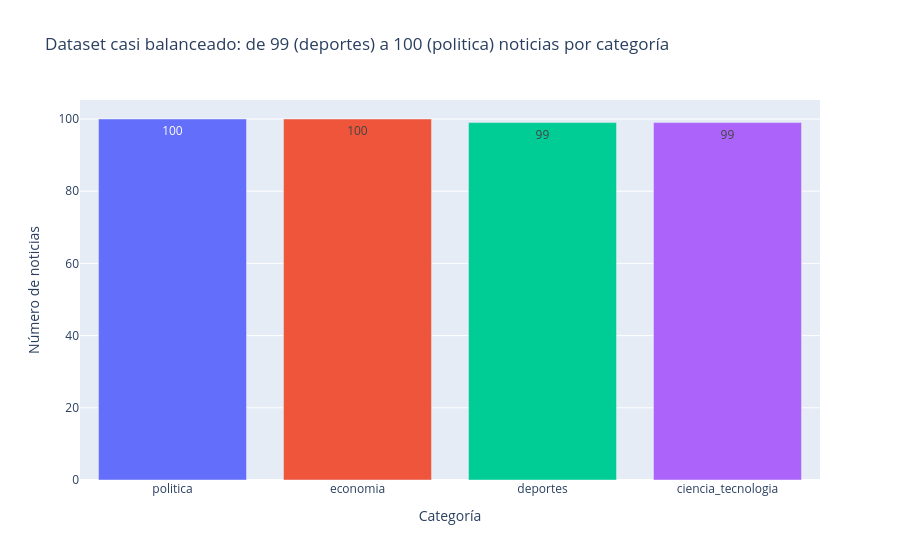

Write notebook code for a chart like this one.
### Markdown cell above
## 6. Análisis exploratorio (EDA)

Los títulos de los gráficos se calculan con los datos, para que expresen la conclusión y no solo la variable.

### Code cell
df["largo_titular"] = df["titular"].str.len()
df["fecha_dt"] = pd.to_datetime(df["fecha"], errors="coerce")

# Gráfico 1: distribución por categoría
conteo = df["etiqueta"].value_counts().reindex(CATEGORIAS).reset_index()
conteo.columns = ["etiqueta", "noticias"]
mayor = conteo.loc[conteo["noticias"].idxmax()]
menor = conteo.loc[conteo["noticias"].idxmin()]
if mayor["noticias"] == menor["noticias"]:
    titulo1 = f"Dataset perfectamente balanceado: {mayor['noticias']} noticias en cada una de las 4 categorías"
else:
    titulo1 = (f"Dataset casi balanceado: de {menor['noticias']} ({menor['etiqueta']}) "
               f"a {mayor['noticias']} ({mayor['etiqueta']}) noticias por categoría")
fig1 = px.bar(conteo, x="etiqueta", y="noticias", color="etiqueta", text="noticias", title=titulo1,
              labels={"etiqueta": "Categoría", "noticias": "Número de noticias"})
fig1.update_layout(showlegend=False)
fig1.show()

### Figure 1 — Plotly figure (JSON) as saved in the notebook; plotly's stock layout.template omitted (floating-point values rounded to 4 significant figures)
{"data": [{"hovertemplate": "Categoría=%{x}<br>Número de noticias=%{text}<extra></extra>", "legendgroup": "politica", "marker": {"color": "#636efa", "pattern": {"shape": ""}}, "name": "politica", "orientation": "v", "showlegend": true, "text": [100.0], "textposition": "auto", "type": "bar", "x": ["politica"], "xaxis": "x", "y": [100], "yaxis": "y"}, {"hovertemplate": "Categoría=%{x}<br>Número de noticias=%{text}<extra></extra>", "legendgroup": "economia", "marker": {"color": "#EF553B", "pattern": {"shape": ""}}, "name": "economia", "orientation": "v", "showlegend": true, "text": [100.0], "textposition": "auto", "type": "bar", "x": ["economia"], "xaxis": "x", "y": [100], "yaxis": "y"}, {"hovertemplate": "Categoría=%{x}<br>Número de noticias=%{text}<extra></extra>", "legendgroup": "deportes", "marker": {"color": "#00cc96", "pattern": {"shape": ""}}, "name": "deportes", "orientation": "v", "showlegend": true, "text": [99.0], "textposition": "auto", "type": "bar", "x": ["deportes"], "xaxis": "x", "y": [99], "yaxis": "y"}, {"hovertemplate": "Categoría=%{x}<br>Número de noticias=%{text}<extra></extra>", "legendgroup": "ciencia_tecnologia", "marker": {"color": "#ab63fa", "pattern": {"shape": ""}}, "name": "ciencia_tecnologia", "orientation": "v", "showlegend": true, "text": [99.0], "textposition": "auto", "type": "bar", "x": ["ciencia_tecnologia"], "xaxis": "x", "y": [99], "yaxis": "y"}], "layout": {"barmode": "relative", "legend": {"title": {"text": "Categoría"}, "tracegroupgap": 0}, "showlegend": false, "title": {"text": "Dataset casi balanceado: de 99 (deportes) a 100 (politica) noticias por categoría"}, "xaxis": {"anchor": "y", "categoryarray": ["politica", "economia", "deportes", "ciencia_tecnologia"], "categoryorder": "array", "domain": [0, 1], "title": {"text": "Categoría"}}, "yaxis": {"anchor": "x", "domain": [0, 1], "title": {"text": "Número de noticias"}}}}
